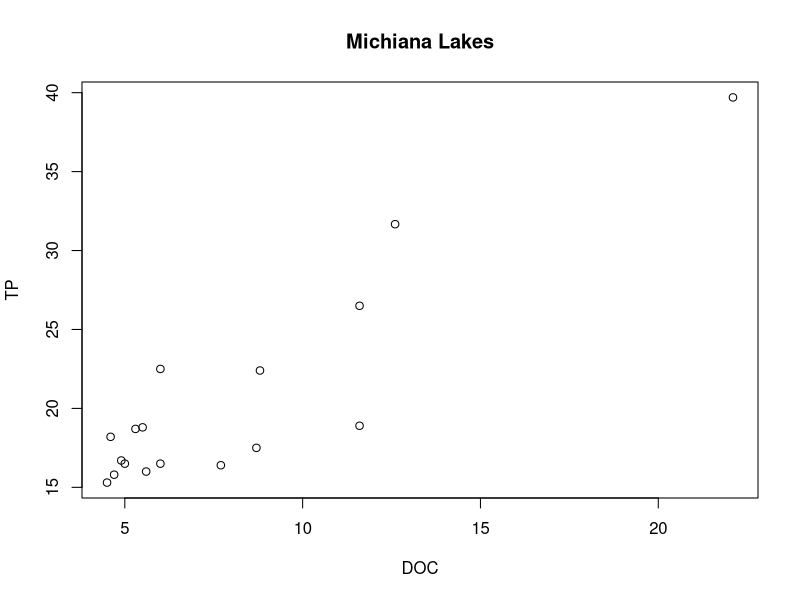
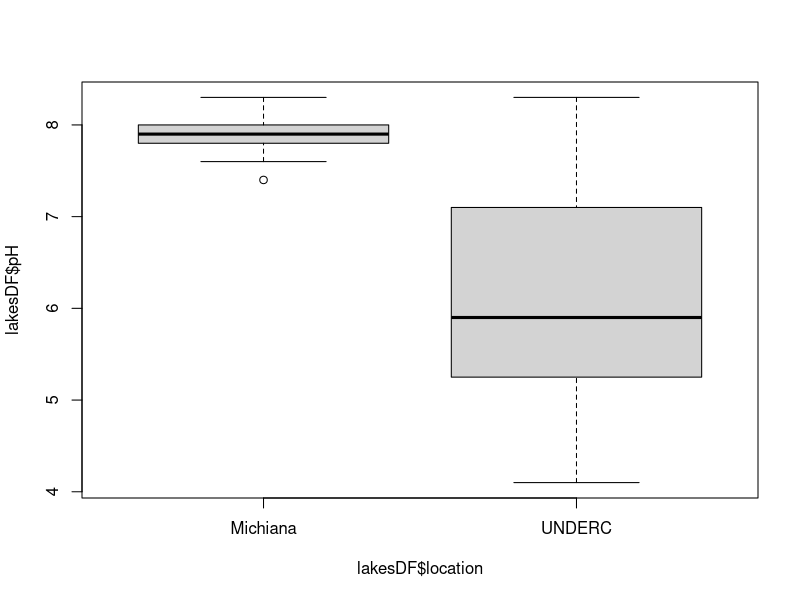

These figures' R source, in order:
### Challenge answers

rm(list=ls())

# Read in the data
lakesDF = read.csv("data/lakeData.csv", stringsAsFactors = F) #read in data


# 1.
highTP=lakesDF[lakesDF$TP>20,]
lowTP=lakesDF[lakesDF$TP<20,]

# 2.
# Subset only Michiana lakes
michiana=lakesDF[lakesDF$location=="Michiana",]
# Plot DOC versus TP
plot(michiana$DOC, michiana$TP, xlab="DOC", ylab="TP", main="Michiana Lakes")
# Generate linear model describing the relationship between the two variables
fitLM=lm(michiana$TP~michiana$DOC)
# Print the summary of the model
summary(fitLM)

# 3.
# Calculate mean pH of UNDERC lakes 
mean(lakesDF$pH[lakesDF$location=="UNDERC"])
# Calculate mean pH of Michiana lakes 
mean(lakesDF$pH[lakesDF$location=="Michiana"])
# Plot 
boxplot(lakesDF$pH~lakesDF$location)
# Conduct t-test
t.test(lakesDF$pH~lakesDF$location)
